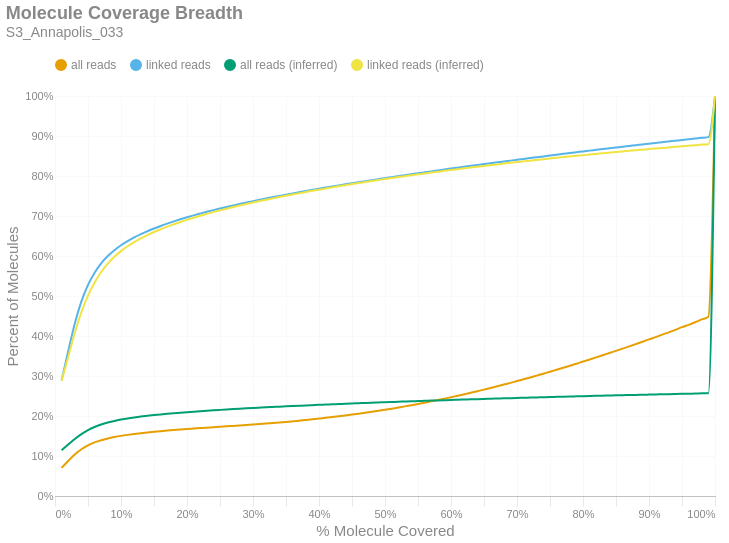

The notebook cell saved with this chart:
### Markdown cell above
### Molecule Read Coverage
This chart shows molecule coverage breadth as computed by the number of bases aligned to that molecule. In other words, "*how much of each unique long molecule is actually sequenced/aligned?*" Keep in mind there is a distinction between sequences and alignments, since some sequences belonging to a particular molecule may not align well and wouldn't appear in the alignment data. This chart also shows molecule coverage breadth as computed by the *inferred fragment* from which the aligned sequences originate. Unlike read coverage, this calculation takes into account the total insert size, including unsequenced gaps between the forward and reverse reads. Like the previous figures, these are cumulative percents.

### Code cell
if SKIPLR:
    print_html(f"Skipped")
else:
    binned_df = consolidated_hist(valids['coverage_bp'], mask, 0.01, True)
    binned_df_inf = consolidated_hist(valids['coverage_inserts'], mask, 0.01, True)
    binned_df = binned_df.with_columns(pl.lit(binned_df_inf['all reads (cumsum)']).alias('all reads (inferred)'))
    binned_df = binned_df.with_columns(pl.lit(binned_df_inf['linked reads (cumsum)']).alias('linked reads (inferred)'))
    binned_df = binned_df.with_columns(
        (pl.col('bin').cast(pl.Float64) + 0.01).alias('right_edge')
    )

    with SafeRender(binned_df):
        (
            density_plot(binned_df, 'Molecule Coverage Breadth', samplename, 'molcov', ['all reads (inferred)','linked reads (inferred)'])
            .encode(
                #x=alt.X('bin:Q', title="% Molecule Covered").axis(format = '%').scale(padding=0),
                x=alt.X('right_edge:Q', title="% Molecule Covered").axis(format='%').scale(padding=0),
                y=alt.Y('value:Q', title='Percent of Molecules')
                    .axis(format='%')
                    .stack(False)
                    .scale(domainMin=0, padding=0),
                color=alt.Color("key:N").scale(domain = ["all reads", "linked reads", "all reads (inferred)", "linked reads (inferred)"]),
                tooltip = [
                    alt.Tooltip("key:N", title = "Data Type"),
                    alt.Tooltip("range_label:N", title="% Molecule Covered"),
                    alt.Tooltip("value:Q", format = ".2%", title="% Molecules")
                ]
            )
        ).display()

### Figure 1 — Vega-Lite specification as saved in the notebook (floating-point values rounded to 4 significant figures)
{"width": "container", "height": 400, "config": {"title": {"anchor": "start", "dy": -15, "fontSize": 18, "color": "#888888", "subtitleColor": "#888888", "subtitleFontSize": 14}, "arc": {"fill": "#0072B2"}, "axis": {"domainColor": "#888888", "domainWidth": 0.5, "gridWidth": 0.2, "grid": false, "titleFontWeight": 400, "titleFontSize": 15, "labelFontSize": 11, "labelColor": "#888888", "tickColor": "#888888", "tickWidth": 0.2, "titleColor": "#888888"}, "axisBand": {"grid": false}, "axisX": {"grid": true, "tickSize": 10, "domainCap": "round"}, "axisY": {"domain": false, "grid": true, "tickSize": 0, "domainCap": "round"}, "background": "transparent", "header": {"labelFontSize": 15, "labelColor": "#888888", "titleFontSize": 15, "titleFontWeight": 600, "titleColor": "#888888"}, "legend": {"labelFont": "sans-serif", "labelFontSize": 12, "labelColor": "#888888", "symbolSize": 100, "symbolType": "circle", "titleFontSize": 12, "titlePadding": 10, "titleColor": "#888888", "title": null, "orient": "top"}, "range": {"category": ["#E69F00", "#56B4E9", "#009E73", "#F0E442", "#0072B2", "#D55E00", "#CC79A7", "#000000"], "diverging": ["#cfe8f3", "#a2d4ec", "#73bfe2", "#46abdb", "#1696d2", "#12719e"]}, "area": {"fill": "#0072B2", "fillOpacity": 0.7, "line": true, "strokeOpacity": 0.7}, "line": {"color": "#0072B2", "stroke": "#0072B2", "strokeWidth": 2}, "trail": {"color": "#0072B2", "stroke": "#0072B2", "strokeWidth": 0, "size": 1}, "point": {"filled": true, "fillOpacity": 1.0, "size": 95}, "text": {"color": "#888888", "fontSize": 11, "align": "right", "fontWeight": 400, "size": 11}, "bar": {"fill": "#0072B2", "stroke": null}, "view": {"stroke": null, "continuousWidth": 660, "continuousHeight": 400}}, "data": {"name": "data-2276c0a4fddb7ea15596186ec7cad4db"}, "mark": {"type": "line", "interpolate": "monotone", "point": {"opacity": 0, "size": 275}}, "encoding": {"color": {"field": "key", "scale": {"domain": ["all reads", "linked reads", "all reads (inferred)", "linked reads (inferred)"]}, "type": "nominal"}, "tooltip": [{"field": "key", "title": "Data Type", "type": "nominal"}, {"field": "range_label", "title": "% Molecule Covered", "type": "nominal"}, {"field": "value", "format": ".2%", "title": "% Molecules", "type": "quantitative"}], "x": {"axis": {"format": "%"}, "field": "right_edge", "scale": {"padding": 0}, "title": "% Molecule Covered", "type": "quantitative"}, "y": {"axis": {"format": "%"}, "field": "value", "scale": {"domainMin": 0, "padding": 0}, "stack": false, "title": "Percent of Molecules", "type": "quantitative"}}, "params": [{"name": "param_c36ac31b6afebe62", "select": {"type": "point", "fields": ["key"]}, "bind": "legend"}], "title": {"text": "Molecule Coverage Breadth", "subtitle": "S3_Annapolis_033"}, "transform": [{"fold": ["all reads (cumsum)", "linked reads (cumsum)", "all reads (inferred)", "linked reads (inferred)"]}, {"calculate": "replace(datum.key, ' (cumsum)', '')", "as": "key"}, {"filter": {"param": "param_c36ac31b6afebe62"}}], "usermeta": {"embedOptions": {"downloadFileName": "S3_Annapolis_033.molcov"}}, "$schema": "https://vega.github.io/schema/vega-lite/v6.1.0.json", "datasets": {"data-2276c0a4fddb7ea15596186ec7cad4db": [{"bin": "0.0", "interval": "0.0-0.01", "all reads": 0.07022, "linked reads": 0.2888, "all reads (cumsum)": 0.07022, "linked reads (cumsum)": 0.2888, "range_label": "0.0-0.01", "all reads (inferred)": 0.1143, "linked reads (inferred)": 0.2878, "right_edge": 0.01}, {"bin": "0.01", "interval": "0.01-0.02", "all reads": 0.01732, "linked reads": 0.07294, "all reads (cumsum)": 0.08754, "linked reads (cumsum)": 0.3617, "range_label": "0.01-0.02", "all reads (inferred)": 0.1285, "linked reads (inferred)": 0.3476, "right_edge": 0.02}, {"bin": "0.02", "interval": "0.02-0.03", "all reads": 0.01638, "linked reads": 0.06942, "all reads (cumsum)": 0.1039, "linked reads (cumsum)": 0.4311, "range_label": "0.02-0.03", "all reads (inferred)": 0.1426, "linked reads (inferred)": 0.4075, "right_edge": 0.03}, {"bin": "0.03", "interval": "0.03-0.04", "all reads": 0.01307, "linked reads": 0.05536, "all reads (cumsum)": 0.117, "linked reads (cumsum)": 0.4865, "range_label": "0.03-0.04", "all reads (inferred)": 0.1548, "linked reads (inferred)": 0.4593, "right_edge": 0.04}, {"bin": "0.04", "interval": "0.04-0.05", "all reads": 0.009722, "linked reads": 0.04115, "all reads (cumsum)": 0.1267, "linked reads (cumsum)": 0.5277, "range_label": "0.04-0.05", "all reads (inferred)": 0.1647, "linked reads (inferred)": 0.5009, "right_edge": 0.05}, {"bin": "0.05", "interval": "0.05-0.06", "all reads": 0.007261, "linked reads": 0.03066, "all reads (cumsum)": 0.134, "linked reads (cumsum)": 0.5583, "range_label": "0.05-0.06", "all reads (inferred)": 0.1725, "linked reads (inferred)": 0.534, "right_edge": 0.06}, {"bin": "0.06", "interval": "0.06-0.07", "all reads": 0.005546, "linked reads": 0.02338, "all reads (cumsum)": 0.1395, "linked reads (cumsum)": 0.5817, "range_label": "0.06-0.07", "all reads (inferred)": 0.1786, "linked reads (inferred)": 0.56, "right_edge": 0.07}, {"bin": "0.07", "interval": "0.07-0.08", "all reads": 0.00431, "linked reads": 0.01809, "all reads (cumsum)": 0.1438, "linked reads (cumsum)": 0.5998, "range_label": "0.07-0.08", "all reads (inferred)": 0.1836, "linked reads (inferred)": 0.581, "right_edge": 0.08}, {"bin": "0.08", "interval": "0.08-0.09", "all reads": 0.003502, "linked reads": 0.01467, "all reads (cumsum)": 0.1473, "linked reads (cumsum)": 0.6145, "range_label": "0.08-0.09", "all reads (inferred)": 0.1876, "linked reads (inferred)": 0.5981, "right_edge": 0.09}, {"bin": "0.09", "interval": "0.09-0.1", "all reads": 0.002948, "linked reads": 0.01232, "all reads (cumsum)": 0.1503, "linked reads (cumsum)": 0.6268, "range_label": "0.09-0.1", "all reads (inferred)": 0.191, "linked reads (inferred)": 0.6122, "right_edge": 0.1}, {"bin": "0.1", "interval": "0.1-0.11", "all reads": 0.00251, "linked reads": 0.01043, "all reads (cumsum)": 0.1528, "linked reads (cumsum)": 0.6372, "range_label": "0.1-0.11", "all reads (inferred)": 0.1938, "linked reads (inferred)": 0.6243, "right_edge": 0.11}, {"bin": "0.11", "interval": "0.11-0.12", "all reads": 0.00222, "linked reads": 0.009177, "all reads (cumsum)": 0.155, "linked reads (cumsum)": 0.6464, "range_label": "0.11-0.12", "all reads (inferred)": 0.1963, "linked reads (inferred)": 0.6347, "right_edge": 0.12}, {"bin": "0.12", "interval": "0.12-0.13", "all reads": 0.001991, "linked reads": 0.008231, "all reads (cumsum)": 0.157, "linked reads (cumsum)": 0.6546, "range_label": "0.12-0.13", "all reads (inferred)": 0.1985, "linked reads (inferred)": 0.644, "right_edge": 0.13}, {"bin": "0.13", "interval": "0.13-0.14", "all reads": 0.001781, "linked reads": 0.007345, "all reads (cumsum)": 0.1588, "linked reads (cumsum)": 0.662, "range_label": "0.13-0.14", "all reads (inferred)": 0.2005, "linked reads (inferred)": 0.6524, "right_edge": 0.14}, {"bin": "0.14", "interval": "0.14-0.15", "all reads": 0.001662, "linked reads": 0.006815, "all reads (cumsum)": 0.1604, "linked reads (cumsum)": 0.6688, "range_label": "0.14-0.15", "all reads (inferred)": 0.2023, "linked reads (inferred)": 0.66, "right_edge": 0.15}, {"bin": "0.15", "interval": "0.15-0.16", "all reads": 0.001538, "linked reads": 0.006304, "all reads (cumsum)": 0.162, "linked reads (cumsum)": 0.6751, "range_label": "0.15-0.16", "all reads (inferred)": 0.204, "linked reads (inferred)": 0.667, "right_edge": 0.16}, {"bin": "0.16", "interval": "0.16-0.17", "all reads": 0.001472, "linked reads": 0.005986, "all reads (cumsum)": 0.1635, "linked reads (cumsum)": 0.6811, "range_label": "0.16-0.17", "all reads (inferred)": 0.2055, "linked reads (inferred)": 0.6734, "right_edge": 0.17}, {"bin": "0.17", "interval": "0.17-0.18", "all reads": 0.00137, "linked reads": 0.005515, "all reads (cumsum)": 0.1648, "linked reads (cumsum)": 0.6866, "range_label": "0.17-0.18", "all reads (inferred)": 0.207, "linked reads (inferred)": 0.6794, "right_edge": 0.18}, {"bin": "0.18", "interval": "0.18-0.19", "all reads": 0.001305, "linked reads": 0.005241, "all reads (cumsum)": 0.1661, "linked reads (cumsum)": 0.6918, "range_label": "0.18-0.19", "all reads (inferred)": 0.2084, "linked reads (inferred)": 0.6851, "right_edge": 0.19}, {"bin": "0.19", "interval": "0.19-0.2", "all reads": 0.001258, "linked reads": 0.00498, "all reads (cumsum)": 0.1674, "linked reads (cumsum)": 0.6968, "range_label": "0.19-0.2", "all reads (inferred)": 0.2096, "linked reads (inferred)": 0.6905, "right_edge": 0.2}, {"bin": "0.2", "interval": "0.2-0.21", "all reads": 0.00118, "linked reads": 0.00468, "all reads (cumsum)": 0.1686, "linked reads (cumsum)": 0.7015, "range_label": "0.2-0.21", "all reads (inferred)": 0.2109, "linked reads (inferred)": 0.6956, "right_edge": 0.21}, {"bin": "0.21", "interval": "0.21-0.22", "all reads": 0.001169, "linked reads": 0.00456, "all reads (cumsum)": 0.1697, "linked reads (cumsum)": 0.706, "range_label": "0.21-0.22", "all reads (inferred)": 0.2121, "linked reads (inferred)": 0.7006, "right_edge": 0.22}, {"bin": "0.22", "interval": "0.22-0.23", "all reads": 0.001158, "linked reads": 0.004469, "all reads (cumsum)": 0.1709, "linked reads (cumsum)": 0.7105, "range_label": "0.22-0.23", "all reads (inferred)": 0.2132, "linked reads (inferred)": 0.7052, "right_edge": 0.23}, {"bin": "0.23", "interval": "0.23-0.24", "all reads": 0.00112, "linked reads": 0.004247, "all reads (cumsum)": 0.172, "linked reads (cumsum)": 0.7148, "range_label": "0.23-0.24", "all reads (inferred)": 0.2143, "linked reads (inferred)": 0.7098, "right_edge": 0.24}, {"bin": "0.24", "interval": "0.24-0.25", "all reads": 0.001068, "linked reads": 0.004015, "all reads (cumsum)": 0.1731, "linked reads (cumsum)": 0.7188, "range_label": "0.24-0.25", "all reads (inferred)": 0.2153, "linked reads (inferred)": 0.714, "right_edge": 0.25}, {"bin": "0.25", "interval": "0.25-0.26", "all reads": 0.001049, "linked reads": 0.003882, "all reads (cumsum)": 0.1741, "linked reads (cumsum)": 0.7227, "range_label": "0.25-0.26", "all reads (inferred)": 0.2163, "linked reads (inferred)": 0.7182, "right_edge": 0.26}, {"bin": "0.26", "interval": "0.26-0.27", "all reads": 0.001065, "linked reads": 0.003772, "all reads (cumsum)": 0.1752, "linked reads (cumsum)": 0.7264, "range_label": "0.26-0.27", "all reads (inferred)": 0.2173, "linked reads (inferred)": 0.7223, "right_edge": 0.27}, {"bin": "0.27", "interval": "0.27-0.28", "all reads": 0.00106, "linked reads": 0.003636, "all reads (cumsum)": 0.1763, "linked reads (cumsum)": 0.7301, "range_label": "0.27-0.28", "all reads (inferred)": 0.2182, "linked reads (inferred)": 0.7262, "right_edge": 0.28}, {"bin": "0.28", "interval": "0.28-0.29", "all reads": 0.001123, "linked reads": 0.003594, "all reads (cumsum)": 0.1774, "linked reads (cumsum)": 0.7337, "range_label": "0.28-0.29", "all reads (inferred)": 0.2192, "linked reads (inferred)": 0.7301, "right_edge": 0.29}, {"bin": "0.29", "interval": "0.29-0.3", "all reads": 0.001155, "linked reads": 0.003491, "all reads (cumsum)": 0.1785, "linked reads (cumsum)": 0.7371, "range_label": "0.29-0.3", "all reads (inferred)": 0.2201, "linked reads (inferred)": 0.7337, "right_edge": 0.3}, {"bin": "0.3", "interval": "0.3-0.31", "all reads": 0.001207, "linked reads": 0.003382, "all reads (cumsum)": 0.1797, "linked reads (cumsum)": 0.7405, "range_label": "0.3-0.31", "all reads (inferred)": 0.2209, "linked reads (inferred)": 0.7373, "right_edge": 0.31}, {"bin": "0.31", "interval": "0.31-0.32", "all reads": 0.001266, "linked reads": 0.00332, "all reads (cumsum)": 0.181, "linked reads (cumsum)": 0.7438, "range_label": "0.31-0.32", "all reads (inferred)": 0.2218, "linked reads (inferred)": 0.7408, "right_edge": 0.32}, {"bin": "0.32", "interval": "0.32-0.33", "all reads": 0.001326, "linked reads": 0.003205, "all reads (cumsum)": 0.1823, "linked reads (cumsum)": 0.7471, "range_label": "0.32-0.33", "all reads (inferred)": 0.2226, "linked reads (inferred)": 0.744, "right_edge": 0.33}, {"bin": "0.33", "interval": "0.33-0.34", "all reads": 0.001395, "linked reads": 0.003202, "all reads (cumsum)": 0.1837, "linked reads (cumsum)": 0.7503, "range_label": "0.33-0.34", "all reads (inferred)": 0.2234, "linked reads (inferred)": 0.7474, "right_edge": 0.34}, {"bin": "0.34", "interval": "0.34-0.35", "all reads": 0.001469, "linked reads": 0.003179, "all reads (cumsum)": 0.1852, "linked reads (cumsum)": 0.7534, "range_label": "0.34-0.35", "all reads (inferred)": 0.2242, "linked reads (inferred)": 0.7506, "right_edge": 0.35}, {"bin": "0.35", "interval": "0.35-0.36", "all reads": 0.001546, "linked reads": 0.003096, "all reads (cumsum)": 0.1867, "linked reads (cumsum)": 0.7565, "range_label": "0.35-0.36", "all reads (inferred)": 0.2249, "linked reads (inferred)": 0.7538, "right_edge": 0.36}, {"bin": "0.36", "interval": "0.36-0.37", "all reads": 0.001574, "linked reads": 0.002992, "all reads (cumsum)": 0.1883, "linked reads (cumsum)": 0.7595, "range_label": "0.36-0.37", "all reads (inferred)": 0.2257, "linked reads (inferred)": 0.7569, "right_edge": 0.37}, {"bin": "0.37", "interval": "0.37-0.38", "all reads": 0.001673, "linked reads": 0.003013, "all reads (cumsum)": 0.19, "linked reads (cumsum)": 0.7625, "range_label": "0.37-0.38", "all reads (inferred)": 0.2264, "linked reads (inferred)": 0.76, "right_edge": 0.38}, {"bin": "0.38", "interval": "0.38-0.39", "all reads": 0.001714, "linked reads": 0.002921, "all reads (cumsum)": 0.1917, "linked reads (cumsum)": 0.7655, "range_label": "0.38-0.39", "all reads (inferred)": 0.2272, "linked reads (inferred)": 0.7629, "right_edge": 0.39}, {"bin": "0.39", "interval": "0.39-0.4", "all reads": 0.001802, "linked reads": 0.002925, "all reads (cumsum)": 0.1935, "linked reads (cumsum)": 0.7684, "range_label": "0.39-0.4", "all reads (inferred)": 0.2279, "linked reads (inferred)": 0.7659, "right_edge": 0.4}, {"bin": "0.4", "interval": "0.4-0.41", "all reads": 0.001829, "linked reads": 0.002737, "all reads (cumsum)": 0.1953, "linked reads (cumsum)": 0.7711, "range_label": "0.4-0.41", "all reads (inferred)": 0.2286, "linked reads (inferred)": 0.7687, "right_edge": 0.41}, {"bin": "0.41", "interval": "0.41-0.42", "all reads": 0.001911, "linked reads": 0.002704, "all reads (cumsum)": 0.1973, "linked reads (cumsum)": 0.7738, "range_label": "0.41-0.42", "all reads (inferred)": 0.2293, "linked reads (inferred)": 0.7715, "right_edge": 0.42}, {"bin": "0.42", "interval": "0.42-0.43", "all reads": 0.002021, "linked reads": 0.002747, "all reads (cumsum)": 0.1993, "linked reads (cumsum)": 0.7766, "range_label": "0.42-0.43", "all reads (inferred)": 0.2299, "linked reads (inferred)": 0.7743, "right_edge": 0.43}, {"bin": "0.43", "interval": "0.43-0.44", "all reads": 0.002086, "linked reads": 0.00269, "all reads (cumsum)": 0.2014, "linked reads (cumsum)": 0.7793, "range_label": "0.43-0.44", "all reads (inferred)": 0.2306, "linked reads (inferred)": 0.7771, "right_edge": 0.44}, {"bin": "0.44", "interval": "0.44-0.45", "all reads": 0.002171, "linked reads": 0.002604, "all reads (cumsum)": 0.2035, "linked reads (cumsum)": 0.7819, "range_label": "0.44-0.45", "all reads (inferred)": 0.2313, "linked reads (inferred)": 0.7797, "right_edge": 0.45}, {"bin": "0.45", "interval": "0.45-0.46", "all reads": 0.002227, "linked reads": 0.002541, "all reads (cumsum)": 0.2058, "linked reads (cumsum)": 0.7844, "range_label": "0.45-0.46", "all reads (inferred)": 0.2319, "linked reads (inferred)": 0.7823, "right_edge": 0.46}, {"bin": "0.46", "interval": "0.46-0.47", "all reads": 0.002323, "linked reads": 0.002616, "all reads (cumsum)": 0.2081, "linked reads (cumsum)": 0.787, "range_label": "0.46-0.47", "all reads (inferred)": 0.2326, "linked reads (inferred)": 0.785, "right_edge": 0.47}, {"bin": "0.47", "interval": "0.47-0.48", "all reads": 0.002454, "linked reads": 0.002556, "all reads (cumsum)": 0.2105, "linked reads (cumsum)": 0.7896, "range_label": "0.47-0.48", "all reads (inferred)": 0.2332, "linked reads (inferred)": 0.7875, "right_edge": 0.48}, {"bin": "0.48", "interval": "0.48-0.49", "all reads": 0.002487, "linked reads": 0.002553, "all reads (cumsum)": 0.213, "linked reads (cumsum)": 0.7921, "range_label": "0.48-0.49", "all reads (inferred)": 0.2338, "linked reads (inferred)": 0.79, "right_edge": 0.49}, {"bin": "0.49", "interval": "0.49-0.5", "all reads": 0.002801, "linked reads": 0.002543, "all reads (cumsum)": 0.2158, "linked reads (cumsum)": 0.7947, "range_label": "0.49-0.5", "all reads (inferred)": 0.2345, "linked reads (inferred)": 0.7926, "right_edge": 0.5}, {"bin": "0.5", "interval": "0.5-0.51", "all reads": 0.00252, "linked reads": 0.002374, "all reads (cumsum)": 0.2183, "linked reads (cumsum)": 0.797, "range_label": "0.5-0.51", "all reads (inferred)": 0.2351, "linked reads (inferred)": 0.7949, "right_edge": 0.51}, {"bin": "0.51", "interval": "0.51-0.52", "all reads": 0.002854, "linked reads": 0.002466, "all reads (cumsum)": 0.2212, "linked reads (cumsum)": 0.7995, "range_label": "0.51-0.52", "all reads (inferred)": 0.2356, "linked reads (inferred)": 0.7973, "right_edge": 0.52}, {"bin": "0.52", "interval": "0.52-0.53", "all reads": 0.00286, "linked reads": 0.002455, "all reads (cumsum)": 0.2241, "linked reads (cumsum)": 0.802, "range_label": "0.52-0.53", "all reads (inferred)": 0.2362, "linked reads (inferred)": 0.7996, "right_edge": 0.53}, {"bin": "0.53", "interval": "0.53-0.54", "all reads": 0.003023, "linked reads": 0.002486, "all reads (cumsum)": 0.2271, "linked reads (cumsum)": 0.8045, "range_label": "0.53-0.54", "all reads (inferred)": 0.2368, "linked reads (inferred)": 0.8019, "right_edge": 0.54}, {"bin": "0.54", "interval": "0.54-0.55", "all reads": 0.003066, "linked reads": 0.002405, "all reads (cumsum)": 0.2301, "linked reads (cumsum)": 0.8069, "range_label": "0.54-0.55", "all reads (inferred)": 0.2374, "linked reads (inferred)": 0.8041, "right_edge": 0.55}, {"bin": "0.55", "interval": "0.55-0.56", "all reads": 0.003221, "linked reads": 0.002366, "all reads (cumsum)": 0.2334, "linked reads (cumsum)": 0.8092, "range_label": "0.55-0.56", "all reads (inferred)": 0.2379, "linked reads (inferred)": 0.8064, "right_edge": 0.56}, {"bin": "0.56", "interval": "0.56-0.57", "all reads": 0.003255, "linked reads": 0.002348, "all reads (cumsum)": 0.2366, "linked reads (cumsum)": 0.8116, "range_label": "0.56-0.57", "all reads (inferred)": 0.2385, "linked reads (inferred)": 0.8086, "right_edge": 0.57}, {"bin": "0.57", "interval": "0.57-0.58", "all reads": 0.003299, "linked reads": 0.002345, "all reads (cumsum)": 0.2399, "linked reads (cumsum)": 0.8139, "range_label": "0.57-0.58", "all reads (inferred)": 0.239, "linked reads (inferred)": 0.8108, "right_edge": 0.58}, {"bin": "0.58", "interval": "0.58-0.59", "all reads": 0.003454, "linked reads": 0.002374, "all reads (cumsum)": 0.2434, "linked reads (cumsum)": 0.8163, "range_label": "0.58-0.59", "all reads (inferred)": 0.2396, "linked reads (inferred)": 0.8129, "right_edge": 0.59}, {"bin": "0.59", "interval": "0.59-0.6", "all reads": 0.003595, "linked reads": 0.002336, "all reads (cumsum)": 0.247, "linked reads (cumsum)": 0.8186, "range_label": "0.59-0.6", "all reads (inferred)": 0.2401, "linked reads (inferred)": 0.815, "right_edge": 0.6}, {"bin": "0.6", "interval": "0.6-0.61", "all reads": 0.003516, "linked reads": 0.002219, "all reads (cumsum)": 0.2505, "linked reads (cumsum)": 0.8208, "range_label": "0.6-0.61", "all reads (inferred)": 0.2406, "linked reads (inferred)": 0.817, "right_edge": 0.61}, {"bin": "0.61", "interval": "0.61-0.62", "all reads": 0.00376, "linked reads": 0.002264, "all reads (cumsum)": 0.2542, "linked reads (cumsum)": 0.8231, "range_label": "0.61-0.62", "all reads (inferred)": 0.2411, "linked reads (inferred)": 0.8191, "right_edge": 0.62}, {"bin": "0.62", "interval": "0.62-0.63", "all reads": 0.003798, "linked reads": 0.002267, "all reads (cumsum)": 0.258, "linked reads (cumsum)": 0.8254, "range_label": "0.62-0.63", "all reads (inferred)": 0.2416, "linked reads (inferred)": 0.8211, "right_edge": 0.63}, {"bin": "0.63", "interval": "0.63-0.64", "all reads": 0.003966, "linked reads": 0.002285, "all reads (cumsum)": 0.262, "linked reads (cumsum)": 0.8277, "range_label": "0.63-0.64", "all reads (inferred)": 0.2422, "linked reads (inferred)": 0.8232, "right_edge": 0.64}, {"bin": "0.64", "interval": "0.64-0.65", "all reads": 0.003947, "linked reads": 0.002166, "all reads (cumsum)": 0.266, "linked reads (cumsum)": 0.8298, "range_label": "0.64-0.65", "all reads (inferred)": 0.2427, "linked reads (inferred)": 0.8251, "right_edge": 0.65}, {"bin": "0.65", "interval": "0.65-0.66", "all reads": 0.004219, "linked reads": 0.002207, "all reads (cumsum)": 0.2702, "linked reads (cumsum)": 0.832, "range_label": "0.65-0.66", "all reads (inferred)": 0.2432, "linked reads (inferred)": 0.8271, "right_edge": 0.66}, {"bin": "0.66", "interval": "0.66-0.67", "all reads": 0.004043, "linked reads": 0.00213, "all reads (cumsum)": 0.2742, "linked reads (cumsum)": 0.8342, "range_label": "0.66-0.67", "all reads (inferred)": 0.2436, "linked reads (inferred)": 0.829, "right_edge": 0.67}, {"bin": "0.67", "interval": "0.67-0.68", "all reads": 0.004308, "linked reads": 0.002202, "all reads (cumsum)": 0.2785, "linked reads (cumsum)": 0.8364, "range_label": "0.67-0.68", "all reads (inferred)": 0.2441, "linked reads (inferred)": 0.831, "right_edge": 0.68}, {"bin": "0.68", "interval": "0.68-0.69", "all reads": 0.004257, "linked reads": 0.002093, "all reads (cumsum)": 0.2828, "linked reads (cumsum)": 0.8385, "range_label": "0.68-0.69", "all reads (inferred)": 0.2446, "linked reads (inferred)": 0.8329, "right_edge": 0.69}, {"bin": "0.69", "interval": "0.69-0.7", "all reads": 0.004519, "linked reads": 0.00216, "all reads (cumsum)": 0.2873, "linked reads (cumsum)": 0.8406, "range_label": "0.69-0.7", "all reads (inferred)": 0.2451, "linked reads (inferred)": 0.8347, "right_edge": 0.7}, {"bin": "0.7", "interval": "0.7-0.71", "all reads": 0.004424, "linked reads": 0.002134, "all reads (cumsum)": 0.2917, "linked reads (cumsum)": 0.8428, "range_label": "0.7-0.71", "all reads (inferred)": 0.2456, "linked reads (inferred)": 0.8366, "right_edge": 0.71}, {"bin": "0.71", "interval": "0.71-0.72", "all reads": 0.004555, "linked reads": 0.002099, "all reads (cumsum)": 0.2963, "linked reads (cumsum)": 0.8448, "range_label": "0.71-0.72", "all reads (inferred)": 0.246, "linked reads (inferred)": 0.8384, "right_edge": 0.72}, {"bin": "0.72", "interval": "0.72-0.73", "all reads": 0.004707, "linked reads": 0.002094, "all reads (cumsum)": 0.301, "linked reads (cumsum)": 0.8469, "range_label": "0.72-0.73", "all reads (inferred)": 0.2465, "linked reads (inferred)": 0.8402, "right_edge": 0.73}, {"bin": "0.73", "interval": "0.73-0.74", "all reads": 0.004743, "linked reads": 0.002098, "all reads (cumsum)": 0.3057, "linked reads (cumsum)": 0.849, "range_label": "0.73-0.74", "all reads (inferred)": 0.247, "linked reads (inferred)": 0.8421, "right_edge": 0.74}, {"bin": "0.74", "interval": "0.74-0.75", "all reads": 0.005056, "linked reads": 0.002175, "all reads (cumsum)": 0.3108, "linked reads (cumsum)": 0.8512, "range_label": "0.74-0.75", "all reads (inferred)": 0.2475, "linked reads (inferred)": 0.8439, "right_edge": 0.75}, {"bin": "0.75", "interval": "0.75-0.76", "all reads": 0.004808, "linked reads": 0.002084, "all reads (cumsum)": 0.3156, "linked reads (cumsum)": 0.8533, "range_label": "0.75-0.76", "all reads (inferred)": 0.2479, "linked reads (inferred)": 0.8456, "right_edge": 0.76}, {"bin": "0.76", "interval": "0.76-0.77", "all reads": 0.004929, "linked reads": 0.002034, "all reads (cumsum)": 0.3205, "linked reads (cumsum)": 0.8553, "range_label": "0.76-0.77", "all reads (inferred)": 0.2483, "linked reads (inferred)": 0.8473, "right_edge": 0.77}, {"bin": "0.77", "interval": "0.77-0.78", "all reads": 0.005038, "linked reads": 0.002062, "all reads (cumsum)": 0.3256, "linked reads (cumsum)": 0.8574, "range_label": "0.77-0.78", "all reads (inferred)": 0.2487, "linked reads (inferred)": 0.8489, "right_edge": 0.78}, {"bin": "0.78", "interval": "0.78-0.79", "all reads": 0.005084, "linked reads": 0.001996, "all reads (cumsum)": 0.3306, "linked reads (cumsum)": 0.8594, "range_label": "0.78-0.79", "all reads (inferred)": 0.2492, "linked reads (inferred)": 0.8505, "right_edge": 0.79}, {"bin": "0.79", "interval": "0.79-0.8", "all reads": 0.00542, "linked reads": 0.002123, "all reads (cumsum)": 0.3361, "linked reads (cumsum)": 0.8615, "range_label": "0.79-0.8", "all reads (inferred)": 0.2496, "linked reads (inferred)": 0.8521, "right_edge": 0.8}, {"bin": "0.8", "interval": "0.8-0.81", "all reads": 0.005079, "linked reads": 0.001911, "all reads (cumsum)": 0.3411, "linked reads (cumsum)": 0.8634, "range_label": "0.8-0.81", "all reads (inferred)": 0.25, "linked reads (inferred)": 0.8537, "right_edge": 0.81}, {"bin": "0.81", "interval": "0.81-0.82", "all reads": 0.005308, "linked reads": 0.002015, "all reads (cumsum)": 0.3465, "linked reads (cumsum)": 0.8654, "range_label": "0.81-0.82", "all reads (inferred)": 0.2504, "linked reads (inferred)": 0.8553, "right_edge": 0.82}, {"bin": "0.82", "interval": "0.82-0.83", "all reads": 0.005437, "linked reads": 0.001966, "all reads (cumsum)": 0.3519, "linked reads (cumsum)": 0.8674, "range_label": "0.82-0.83", "all reads (inferred)": 0.2508, "linked reads (inferred)": 0.8568, "right_edge": 0.83}, {"bin": "0.83", "interval": "0.83-0.84", "all reads": 0.005485, "linked reads": 0.001912, "all reads (cumsum)": 0.3574, "linked reads (cumsum)": 0.8693, "range_label": "0.83-0.84", "all reads (inferred)": 0.2512, "linked reads (inferred)": 0.8584, "right_edge": 0.84}, {"bin": "0.84", "interval": "0.84-0.85", "all reads": 0.00543, "linked reads": 0.001907, "all reads (cumsum)": 0.3628, "linked reads (cumsum)": 0.8712, "range_label": "0.84-0.85", "all reads (inferred)": 0.2516, "linked reads (inferred)": 0.8599, "right_edge": 0.85}, {"bin": "0.85", "interval": "0.85-0.86", "all reads": 0.00561, "linked reads": 0.001974, "all reads (cumsum)": 0.3684, "linked reads (cumsum)": 0.8732, "range_label": "0.85-0.86", "all reads (inferred)": 0.252, "linked reads (inferred)": 0.8615, "right_edge": 0.86}, {"bin": "0.86", "interval": "0.86-0.87", "all reads": 0.005605, "linked reads": 0.00188, "all reads (cumsum)": 0.374, "linked reads (cumsum)": 0.8751, "range_label": "0.86-0.87", "all reads (inferred)": 0.2524, "linked reads (inferred)": 0.8629, "right_edge": 0.87}, {"bin": "0.87", "interval": "0.87-0.88", "all reads": 0.005772, "linked reads": 0.001923, "all reads (cumsum)": 0.3798, "linked reads (cumsum)": 0.877, "range_label": "0.87-0.88", "all reads (inferred)": 0.2528, "linked reads (inferred)": 0.8644, "right_edge": 0.88}, {"bin": "0.88", "interval": "0.88-0.89", "all reads": 0.005736, "linked reads": 0.001875, "all reads (cumsum)": 0.3855, "linked reads (cumsum)": 0.8789, "range_label": "0.88-0.89", "all reads (inferred)": 0.2531, "linked reads (inferred)": 0.8658, "right_edge": 0.89}, {"bin": "0.89", "interval": "0.89-0.9", "all reads": 0.005959, "linked reads": 0.001951, "all reads (cumsum)": 0.3915, "linked reads (cumsum)": 0.8808, "range_label": "0.89-0.9", "all reads (inferred)": 0.2535, "linked reads (inferred)": 0.8672, "right_edge": 0.9}, {"bin": "0.9", "interval": "0.9-0.91", "all reads": 0.005617, "linked reads": 0.00182, "all reads (cumsum)": 0.3971, "linked reads (cumsum)": 0.8826, "range_label": "0.9-0.91", "all reads (inferred)": 0.2539, "linked reads (inferred)": 0.8686, "right_edge": 0.91}, {"bin": "0.91", "interval": "0.91-0.92", "all reads": 0.006408, "linked reads": 0.0019, "all reads (cumsum)": 0.4035, "linked reads (cumsum)": 0.8845, "range_label": "0.91-0.92", "all reads (inferred)": 0.2542, "linked reads (inferred)": 0.8701, "right_edge": 0.92}, {"bin": "0.92", "interval": "0.92-0.93", "all reads": 0.005635, "linked reads": 0.001862, "all reads (cumsum)": 0.4091, "linked reads (cumsum)": 0.8864, "range_label": "0.92-0.93", "all reads (inferred)": 0.2546, "linked reads (inferred)": 0.8714, "right_edge": 0.93}, {"bin": "0.93", "interval": "0.93-0.94", "all reads": 0.006196, "linked reads": 0.001892, "all reads (cumsum)": 0.4153, "linked reads (cumsum)": 0.8883, "range_label": "0.93-0.94", "all reads (inferred)": 0.255, "linked reads (inferred)": 0.8729, "right_edge": 0.94}, {"bin": "0.94", "interval": "0.94-0.95", "all reads": 0.006693, "linked reads": 0.001807, "all reads (cumsum)": 0.422, "linked reads (cumsum)": 0.8901, "range_label": "0.94-0.95", "all reads (inferred)": 0.2554, "linked reads (inferred)": 0.8743, "right_edge": 0.95}, {"bin": "0.95", "interval": "0.95-0.96", "all reads": 0.005699, "linked reads": 0.001794, "all reads (cumsum)": 0.4277, "linked reads (cumsum)": 0.8919, "range_label": "0.95-0.96", "all reads (inferred)": 0.2558, "linked reads (inferred)": 0.8757, "right_edge": 0.96}, {"bin": "0.96", "interval": "0.96-0.97", "all reads": 0.00659, "linked reads": 0.001763, "all reads (cumsum)": 0.4343, "linked reads (cumsum)": 0.8937, "range_label": "0.96-0.97", "all reads (inferred)": 0.2562, "linked reads (inferred)": 0.8772, "right_edge": 0.97}, {"bin": "0.97", "interval": "0.97-0.98", "all reads": 0.007206, "linked reads": 0.001721, "all reads (cumsum)": 0.4415, "linked reads (cumsum)": 0.8954, "range_label": "0.97-0.98", "all reads (inferred)": 0.2566, "linked reads (inferred)": 0.8787, "right_edge": 0.98}, {"bin": "0.98", "interval": "0.98-0.99", "all reads": 0.006614, "linked reads": 0.001829, "all reads (cumsum)": 0.4481, "linked reads (cumsum)": 0.8972, "range_label": "0.98-0.99", "all reads (inferred)": 0.257, "linked reads (inferred)": 0.8796, "right_edge": 0.99}, {"bin": "0.99", "interval": "0.99-1.0", "all reads": 0.5519, "linked reads": 0.1028, "all reads (cumsum)": 1.0, "linked reads (cumsum)": 1.0, "range_label": "0.99-1.0", "all reads (inferred)": 1.0, "linked reads (inferred)": 1.0, "right_edge": 1.0}]}}
